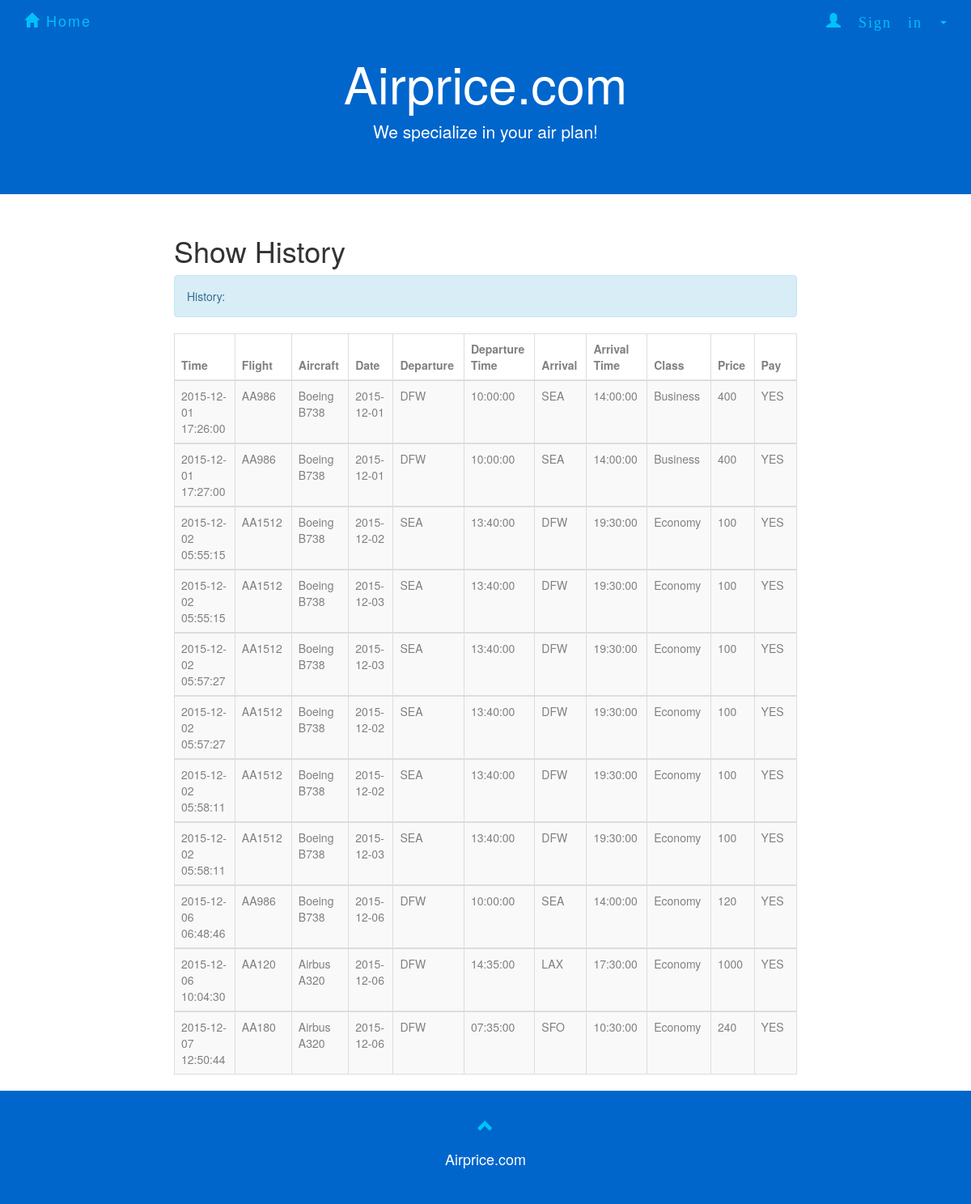
The app's page /showhistory.php (signed in) with its own data.
### tables this page shows
CREATE TABLE `flight` (
  `number` varchar(20) NOT NULL,
  `airplane_id` varchar(10) NOT NULL,
  `departure` varchar(10) NOT NULL,
  `d_time` time NOT NULL,
  `arrival` varchar(10) NOT NULL,
  `a_time` time NOT NULL,
  PRIMARY KEY (`number`),
  KEY `code_idx` (`departure`,`arrival`),
  KEY `airplaneid_idx` (`airplane_id`),
  KEY `arrival_idx` (`arrival`),
  CONSTRAINT `airplaneid` FOREIGN KEY (`airplane_id`) REFERENCES `airplane` (`ID`) ON DELETE CASCADE ON UPDATE CASCADE,
  CONSTRAINT `arrival` FOREIGN KEY (`arrival`) REFERENCES `airport` (`code`) ON DELETE CASCADE ON UPDATE CASCADE,
  CONSTRAINT `departure` FOREIGN KEY (`departure`) REFERENCES `airport` (`code`) ON DELETE CASCADE ON UPDATE CASCADE
);

CREATE TABLE `book` (
  `ID` int(11) NOT NULL AUTO_INCREMENT,
  `time` datetime NOT NULL,
  `date` date NOT NULL,
  `flightno` varchar(10) NOT NULL,
  `username` varchar(45) NOT NULL,
  `classtype` varchar(20) NOT NULL,
  `paid` int(1) DEFAULT '0',
  PRIMARY KEY (`ID`,`flightno`),
  KEY `username_idx` (`username`),
  KEY `classname_idx` (`classtype`),
  KEY `flightno_idx` (`flightno`,`classtype`),
  CONSTRAINT `flightno` FOREIGN KEY (`flightno`, `classtype`) REFERENCES `class` (`number`, `name`) ON DELETE CASCADE ON UPDATE CASCADE,
  CONSTRAINT `username` FOREIGN KEY (`username`) REFERENCES `passanger` (`username`) ON DELETE NO ACTION ON UPDATE NO ACTION
);

CREATE TABLE `airplane` (
  `ID` varchar(10) NOT NULL,
  `type` varchar(10) NOT NULL,
  `company` varchar(20) NOT NULL,
  PRIMARY KEY (`ID`)
);

CREATE TABLE `class` (
  `number` varchar(10) NOT NULL,
  `name` varchar(20) NOT NULL,
  `capacity` int(11) NOT NULL,
  `price` float NOT NULL,
  PRIMARY KEY (`number`,`name`),
  KEY `number_idx` (`number`),
  CONSTRAINT `number` FOREIGN KEY (`number`) REFERENCES `flight` (`number`) ON DELETE CASCADE ON UPDATE CASCADE
);

### showhistory.php (the view, shortened to what this page needs)
<?php
$user = $_SESSION['user'];
?>
<!DOCTYPE html>
<html>
<html lang="en">
<head>
  <link rel="stylesheet" href="http://maxcdn.bootstrapcdn.com/bootstrap/3.3.5/css/bootstrap.min.css">
  <link rel="stylesheet" href="forcompany.css">
  <link rel="stylesheet" href="homepage.css">
  <link rel="stylesheet" href="AdminSignin.css">
</head>
<body>
  <nav class="navbar navbar-default navbar-fixed-top">
    <div class="container">
      <div class="navbar-header">
        <a class="navbar-brand" href="homepage.html"><span class="glyphicon glyphicon-home"></span> Home</a>
      </div>
      <div class="collapse navbar-collapse" id="myNavbar">
        <ul class="nav navbar-nav navbar-right">
          <li class="dropdown" id = "new">
            <a class="dropdown-toggle" data-toggle="dropdown" href="#"><span class="glyphicon glyphicon-user"> Sign in&nbsp;</span><span class="caret"></span>
            </a>
              </li>
            </ul>
      </div>
    </div>
  </nav>
<div class="jumbotron text-center">
        <h1>Airprice.com</h1>
        <p>We specialize in your air plan!</p>
</div>
<div class="container-fluid text-center">
  <div class="row content">
    <div class="col-sm-2 sidenav">
    </div>
    <div class="col-sm-8 text-left">
      <h1>Show History</h1>
<?php
include_once 'dbconnect2.php';
$sql = "SELECT FL.number AS FLnumber, company, type, time, B.date,  departure, d_time, arrival, a_time, C.name AS classname, price, paid
            FROM flight FL,  class C, airplane AP , book B
            WHERE (FL.number = C.number) AND (B.flightno = c.number) AND (classtype = C.name) AND (FL.airplane_id = AP.ID)
            AND  B.username = '$user' AND paid = '1'
            ORDER BY time";
$result = mysqli_query($con,$sql);
$rowcount = mysqli_num_rows($result);
    if($rowcount == 0){
        echo "<div class='alert alert-info'><strong>Nothing in the history.</strong></div>";
    }
    else{
    echo "<div class='alert alert-info'>History:</div>";
    echo "<table class='table table-bordered table-striped table-hover'>
          <thead>
          <tr>
            <th>Time</th>
            <th>Flight</th>
            <th>Aircraft</th>
            <th>Date</th>
            <th>Departure</th>
            <th>Departure Time</th>
            <th>Arrival</th>
            <th>Arrival Time</th>
            <th>Class</th>
            <th>Price</th>
            <th>Pay</th>
          </tr>
          </thead>";
    while($row = mysqli_fetch_array($result)) {
        echo "<tbody><tr>";
        echo "<td>" . $row['time'] . "</td>";
        echo "<td>" . $row['FLnumber'] . "</td>";
        echo "<td>" . $row['company']." ".$row['type']. "</td>";
        echo "<td>" . $row['date'] . "</td>";
        echo "<td>" . $row['departure'] . "</td>";
        echo "<td>" . $row['d_time'] . "</td>";
        echo "<td>" . $row['arrival'] . "</td>";
        echo "<td>" . $row['a_time'] . "</td>";
        echo "<td>" . $row['classname'] . "</td>";
        echo "<td>" . $row['price'] . "</td>";
        if($row['paid'] == 1){
            echo "<td>YES</td>";
        }
        echo "</tr>";
    }
    echo " </tbody></table>";
    }
?>
    </div>
  </div>
</div>
<footer class="container-fluid text-center">
        <a href="#signUpPage" title="To Top">
            <span class="glyphicon glyphicon-chevron-up"></span>
        </a>
        <p>Airprice.com</p>
</footer>
</body>
</html>

### forcompany.css (style rules this page uses)
.jumbotron { background-color: #0066cc; color: #ffffff; }
.navbar { margin-bottom: 0; background-color: #0066cc; border: 0; font-size: 18px !important; letter-spacing: 2px; opacity: 0.9; }
.navbar li a, .navbar .navbar-brand { color: #00ccff !important; }
footer { background-color: #0066cc; color: #fff; padding: 32px; font-size: 18px; }
footer .glyphicon { font-size: 20px; margin-bottom: 20px; color: #00ccff; opacity: 0.9; }

### AdminSignin.css (style rules this page uses)
th { width: 50px; height: 10px; color: gray; }
td { color: gray; }

### records on screen
flight: book.time "2015-12-01 17:26:00", number "AA986", airplane.company "Boeing", airplane.type "B738", book.date "2015-12-01", departure "DFW", d_time "10:00:00", arrival "SEA", a_time "14:00:00", class.name "Business", class.price "400", book.time "2015-12-01 17:27:00", book.time "2015-12-06 06:48:46", book.date "2015-12-06", class.name "Economy", class.price "120"
flight: book.time "2015-12-02 05:55:15", number "AA1512", airplane.company "Boeing", airplane.type "B738", book.date "2015-12-02", departure "SEA", d_time "13:40:00", arrival "DFW", a_time "19:30:00", class.name "Economy", class.price "100", book.date "2015-12-03", book.time "2015-12-02 05:57:27", book.time "2015-12-02 05:58:11"
flight: book.time "2015-12-06 10:04:30", number "AA120", airplane.company "Airbus", airplane.type "A320", book.date "2015-12-06", departure "DFW", d_time "14:35:00", arrival "LAX", a_time "17:30:00", class.name "Economy", class.price "1000"
flight: book.time "2015-12-07 12:50:44", number "AA180", airplane.company "Airbus", airplane.type "A320", book.date "2015-12-06", departure "DFW", d_time "07:35:00", arrival "SFO", a_time "10:30:00", class.name "Economy", class.price "240"
